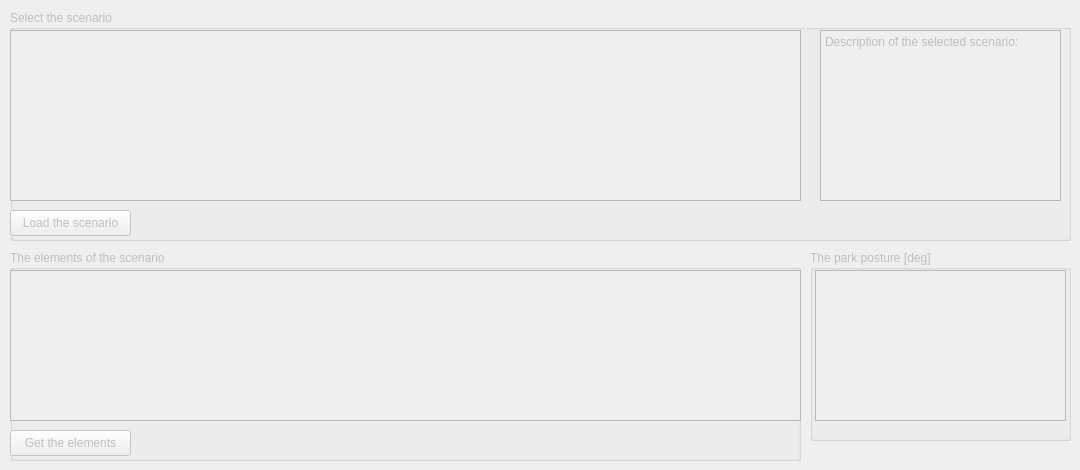
    <widget class="QWidget" name="tab_scenario">
     <property name="enabled">
      <bool>false</bool>
     </property>
     <attribute name="title">
      <string>Scenario</string>
     </attribute>
     <widget class="QGroupBox" name="groupBox_selectScenario">
      <property name="geometry">
       <rect>
        <x>10</x>
        <y>10</y>
        <width>1061</width>
        <height>231</height>
       </rect>
      </property>
      <property name="title">
       <string>Select the scenario</string>
      </property>
      <widget class="QListWidget" name="listWidget_scenario">
       <property name="geometry">
        <rect>
         <x>0</x>
         <y>20</y>
         <width>791</width>
         <height>171</height>
        </rect>
       </property>
      </widget>
      <widget class="QPushButton" name="pushButton_loadScenario">
       <property name="geometry">
        <rect>
         <x>0</x>
         <y>200</y>
         <width>121</width>
         <height>26</height>
        </rect>
       </property>
       <property name="text">
        <string>Load the scenario</string>
       </property>
      </widget>
      <widget class="QTextBrowser" name="textBrowser_scenario">
       <property name="enabled">
        <bool>false</bool>
       </property>
       <property name="geometry">
        <rect>
         <x>810</x>
         <y>20</y>
         <width>241</width>
         <height>171</height>
        </rect>
       </property>
       <property name="html">
        <string>&lt;!DOCTYPE HTML PUBLIC &quot;-//W3C//DTD HTML 4.0//EN&quot; &quot;http://www.w3.org/TR/REC-html40/strict.dtd&quot;&gt;
&lt;html&gt;&lt;head&gt;&lt;meta name=&quot;qrichtext&quot; content=&quot;1&quot; /&gt;&lt;style type=&quot;text/css&quot;&gt;
p, li { white-space: pre-wrap; }
&lt;/style&gt;&lt;/head&gt;&lt;body style=&quot; font-family:'Sans Serif'; font-size:9pt; font-weight:400; font-style:normal;&quot;&gt;
&lt;p style=&quot; margin-top:0px; margin-bottom:0px; margin-left:0px; margin-right:0px; -qt-block-indent:0; text-indent:0px;&quot;&gt;&lt;span style=&quot; font-family:'Sans';&quot;&gt;Description of the selected scenario:&lt;/span&gt;&lt;/p&gt;&lt;/body&gt;&lt;/html&gt;</string>
       </property>
      </widget>
     </widget>
     <widget class="QGroupBox" name="groupBox_getElements">
      <property name="geometry">
       <rect>
        <x>10</x>
        <y>250</y>
        <width>791</width>
        <height>211</height>
       </rect>
      </property>
      <property name="title">
       <string>The elements of the scenario</string>
      </property>
      <widget class="QPushButton" name="pushButton_getElements">
       <property name="geometry">
        <rect>
         <x>0</x>
         <y>180</y>
         <width>121</width>
         <height>26</height>
        </rect>
       </property>
       <property name="text">
        <string>Get the elements</string>
       </property>
      </widget>
      <widget class="QListWidget" name="listWidget_elements">
       <property name="geometry">
        <rect>
         <x>0</x>
         <y>20</y>
         <width>791</width>
         <height>151</height>
        </rect>
       </property>
      </widget>
     </widget>
     <widget class="QGroupBox" name="groupBox_homePosture">
      <property name="enabled">
       <bool>false</bool>
      </property>
      <property name="geometry">
       <rect>
        <x>810</x>
        <y>250</y>
        <width>261</width>
        <height>191</height>
       </rect>
      </property>
      <property name="title">
       <string>The park posture [deg]</string>
      </property>
      <widget class="QListWidget" name="listWidget_homePosture">
       <property name="geometry">
        <rect>
         <x>5</x>
         <y>20</y>
         <width>251</width>
         <height>151</height>
        </rect>
       </property>
      </widget>
     </widget>
    </widget>
